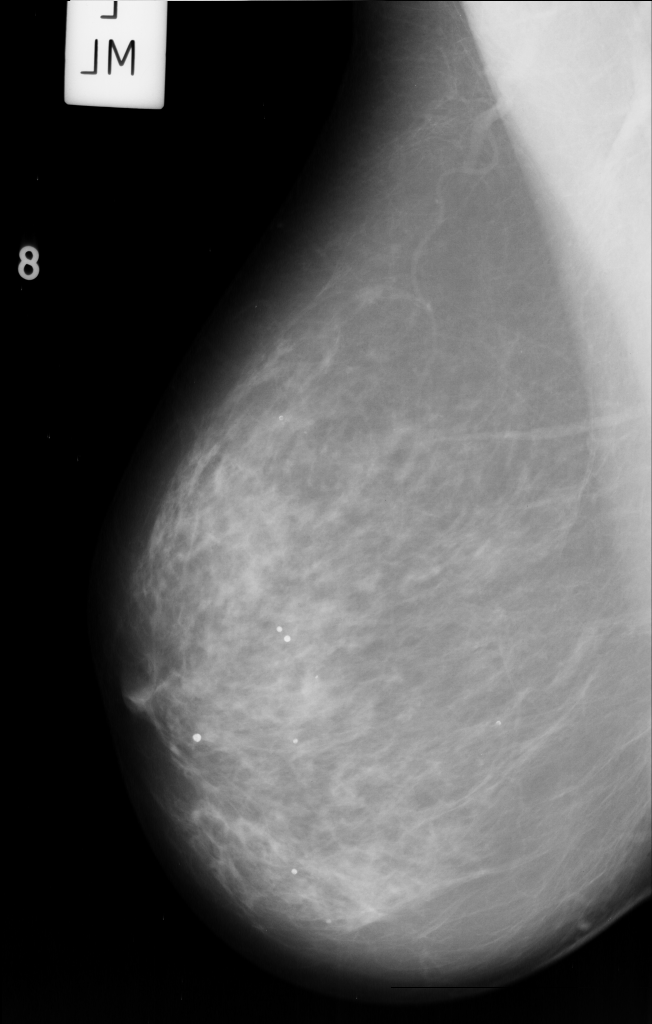
#> input picture image_processing/images/mammography2.png, 652 x 1024 px, found by its file name
$ python exploring3_removing_background.py
#> lines starting #> are read from the running program, lines starting #| are printed output that depends on the picture; after the words box and inside, x2 and y2 are one past the last pixel; in counts of white or black regions, pixels touching at a corner belong together
### image_processing/utils/image_normalization.py
import numpy as np
import cv2 as cv

__last_normalize_min_val = None
__last_normalize_max_val = None


def normalize(arr: np.ndarray, min_val: int = 0, max_val: int = 255):
    global __last_normalize_min_val, __last_normalize_max_val

    __last_normalize_min_val = min_val
    __last_normalize_max_val = max_val
    return cv.normalize(arr, None, min_val, max_val, cv.NORM_MINMAX, cv.CV_8UC1)  # type: ignore


# [10 lines left out: function denormalize, not called in this run]

### image_processing/utils/elapsed_time.py
from timeit import default_timer as timer


class Timer:
    def __enter__(self):
        self.start = timer()
        return self

    def __exit__(self, *exc_info):
        end = timer()
        print(end - self.start)

### image_processing/exploring3_removing_background.py
import pydicom
import matplotlib.pyplot as plt
from pydicom.pixel_data_handlers.util import apply_voi_lut
from utils.presentation import (
    show_pixel_info,
    show_voi_lut_module,
    show_file_dataset_info,
    show_pixel_array_info,
)
import cv2 as cv
from utils.image_normalization import normalize, denormalize
from icecream import ic
import numpy as np
from utils.elapsed_time import Timer
from PIL import Image


def show_side_by_side(image1, image2):
    new_image = Image.new("RGB", (image1.width + image2.width, image1.height))

    # Paste the images at (0,0) and (image1.width, 0) respectively
    new_image.paste(image1, (0, 0))
    new_image.paste(image2, (image1.width, 0))
    new_image.show()


with Timer():
    # reading image
    original = cv.imread("image_processing/images/mammography2.png")
#> original is the input picture: shape (1024, 652, 3); min 0, max 243, mean 93.1
    original = cv.cvtColor(original, cv.COLOR_BGRA2GRAY)
#> original: shape (1024, 652)
    h, w = original.shape
#> h = 1024; w = 652
    modified = original.copy()

    modified = normalize(modified)

    kernel_size = (9, 9)
    modified = cv.GaussianBlur(modified, kernel_size, 0)

    # Convert the new image to binary
    ret, modified = cv.threshold(modified, 0, 255, cv.THRESH_OTSU)
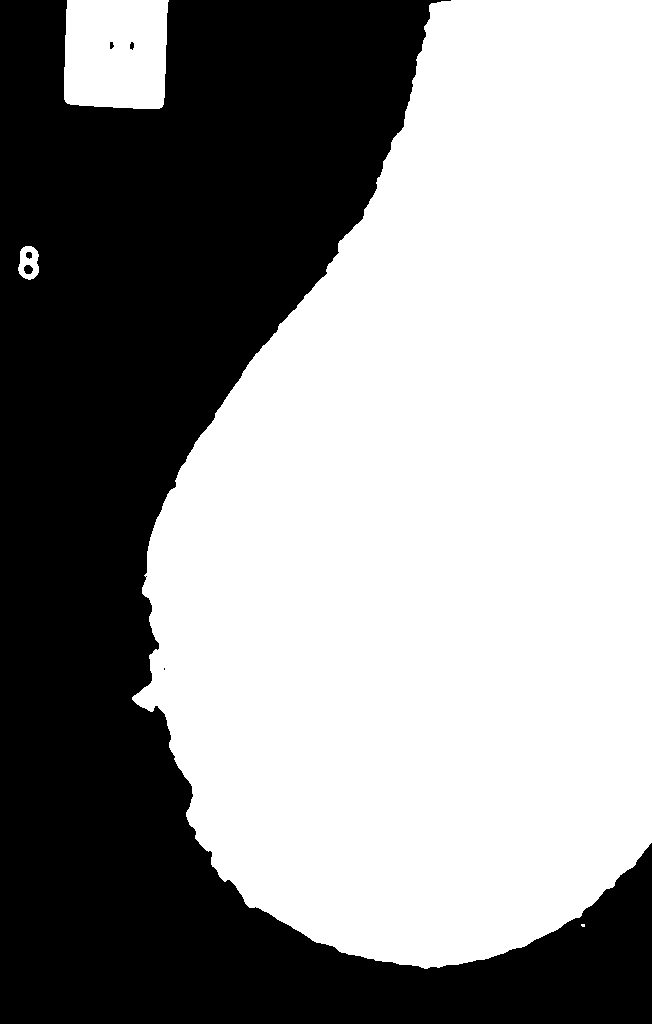
#> modified: shape (1024, 652); 57.5% white; 6 black regions (1 under 20 px), largest, box (x1, y1, x2, y2) and area: (0, 0, 652, 1024) 283833, (24, 265, 33, 274) 64, (26, 252, 32, 259) 34, (130, 42, 134, 50) 25, (110, 42, 114, 49) 22
#> ret = 86

    # opening morphological operation
    modified = cv.erode(modified, None, iterations=10)
#> modified: shape (1024, 652); 53.8% white; 2 black regions, box (x1, y1, x2, y2) and area: (0, 0, 652, 1024) 307478, (100, 32, 144, 60) 1207
    modified = cv.dilate(modified, None, iterations=10)
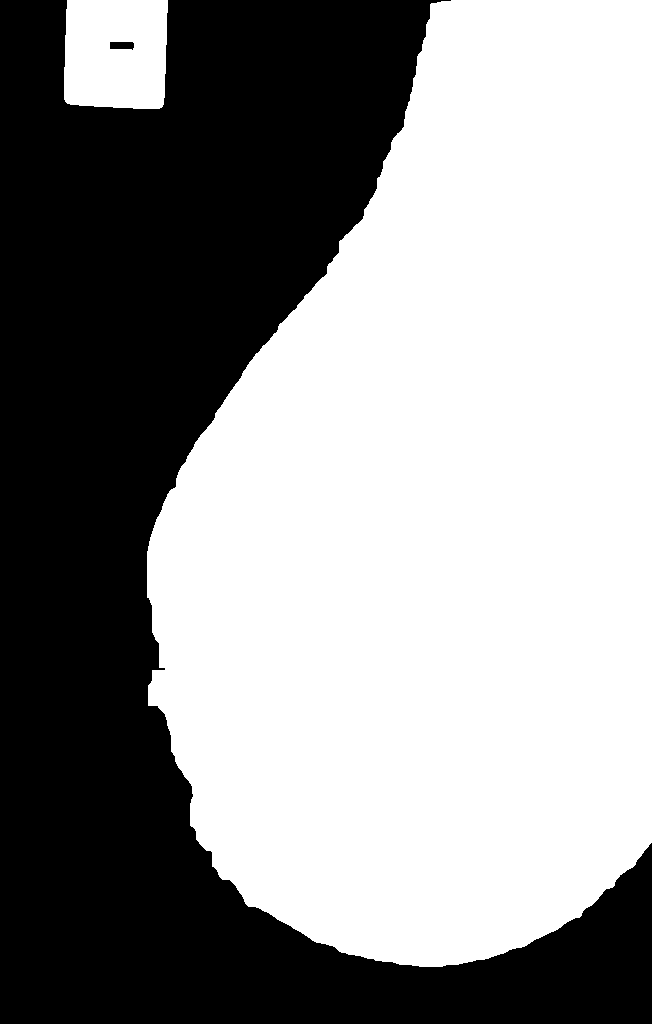
#> modified: shape (1024, 652); 57.3% white; 2 black regions, box (x1, y1, x2, y2) and area: (0, 0, 652, 1024) 285128, (110, 42, 134, 50) 167

    # dilate mask to fill in the gaps
    modified = cv.dilate(modified, None, iterations=10)
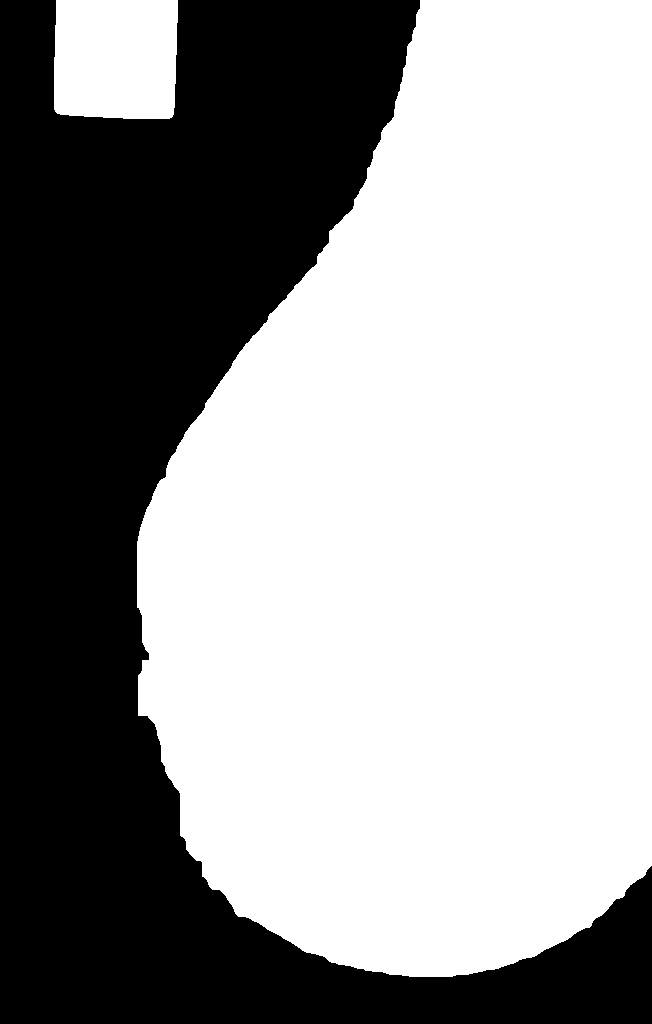
#> modified: shape (1024, 652); 60.7% white; 1 black region

    # get largest contour
    contours, hierarchy = cv.findContours(
        modified, cv.RETR_EXTERNAL, cv.CHAIN_APPROX_SIMPLE
    )
#> contours = 2 contours; box (x1, y1, x2, y2) and area: (137, 0, 652, 977) 389586, (54, 0, 178, 119) 14050
    big_contour = max(contours, key=cv.contourArea)
#> big_contour = contour of 571 points, box (x1, y1, x2, y2) (137, 0, 652, 977), area 389586

    # draw largest contour as white filled on black background as mask
    mask = np.zeros((h, w), dtype=np.uint8)
    cv.drawContours(mask, [big_contour], 0, 255, cv.FILLED)
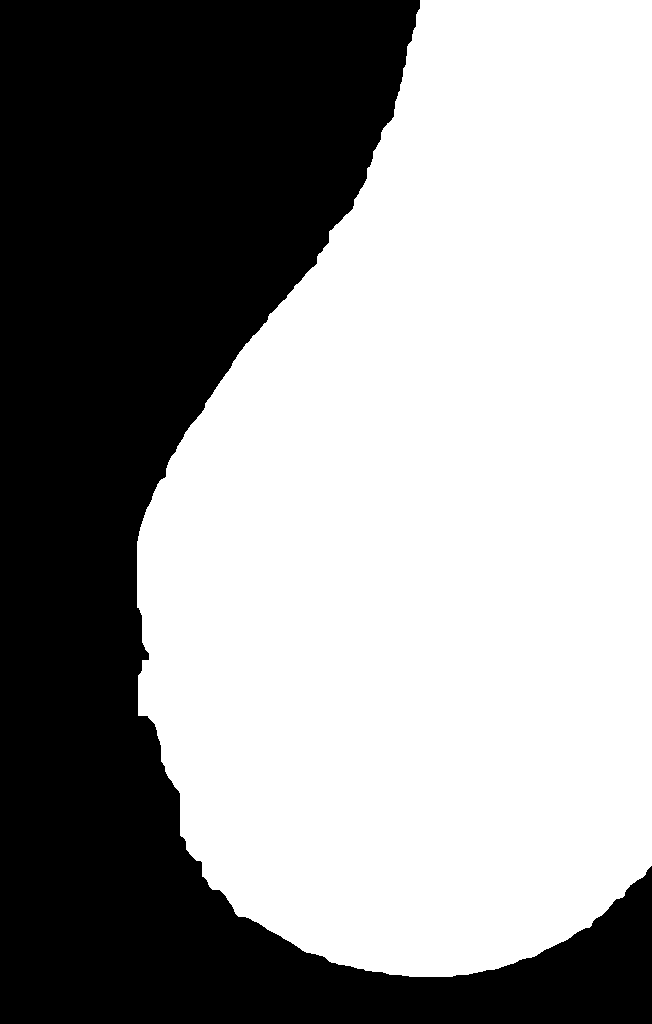
#> mask: shape (1024, 652); 58.5% white; 1 black region, box (x1, y1, x2, y2) and area: (0, 0, 652, 1024) 276820

    modified = cv.bitwise_and(original, original, mask=mask)
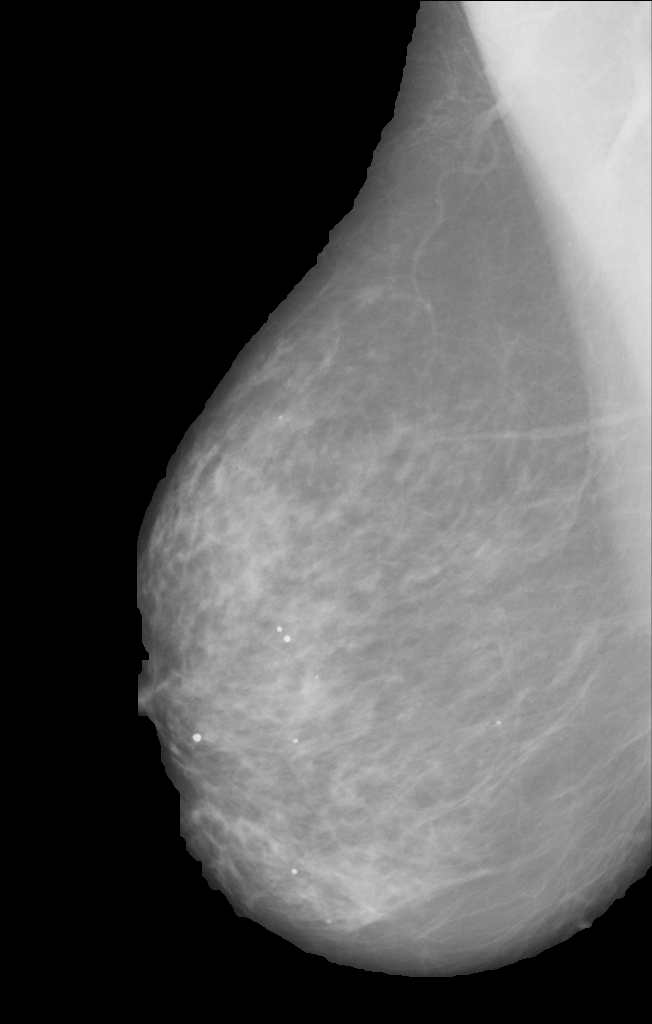
#> modified: shape (1024, 652); min 0, max 235, mean 87.2

    show_side_by_side(
        Image.fromarray(original),
        Image.fromarray(modified),
    )
#> in show_side_by_side, `new_image = Image.new("RGB", (image1.width + image2.width, image1.heig..`: new_image: PIL image 1304x1024 RGB; every value is 0
#> in show_side_by_side, `new_image.paste(image1, (0, 0))`:
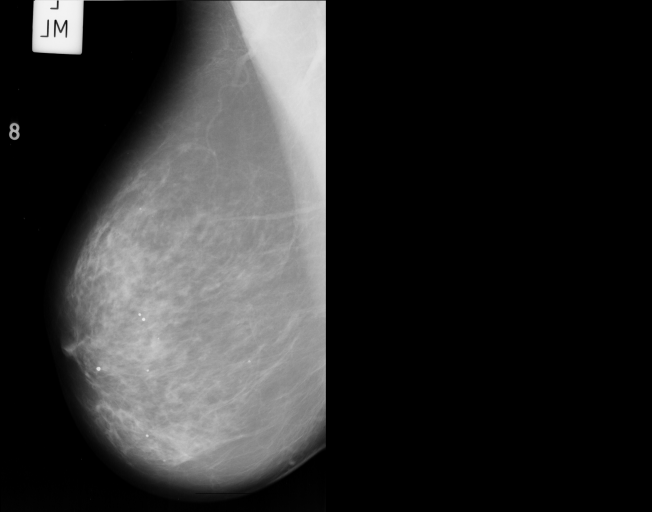
#> new_image: PIL image 1304x1024 RGB (shown at 1/2 size); min 0, max 243, mean 46.5
#> in show_side_by_side, `new_image.paste(image2, (image1.width, 0))`:
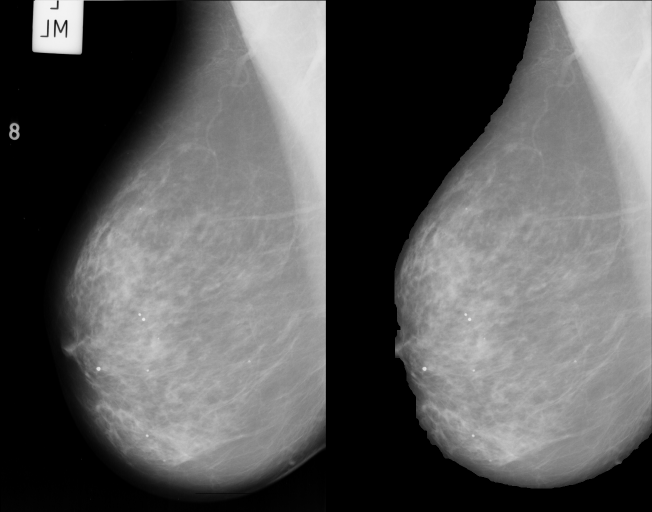
#> new_image: PIL image 1304x1024 RGB (shown at 1/2 size); min 0, max 243, mean 90.1
